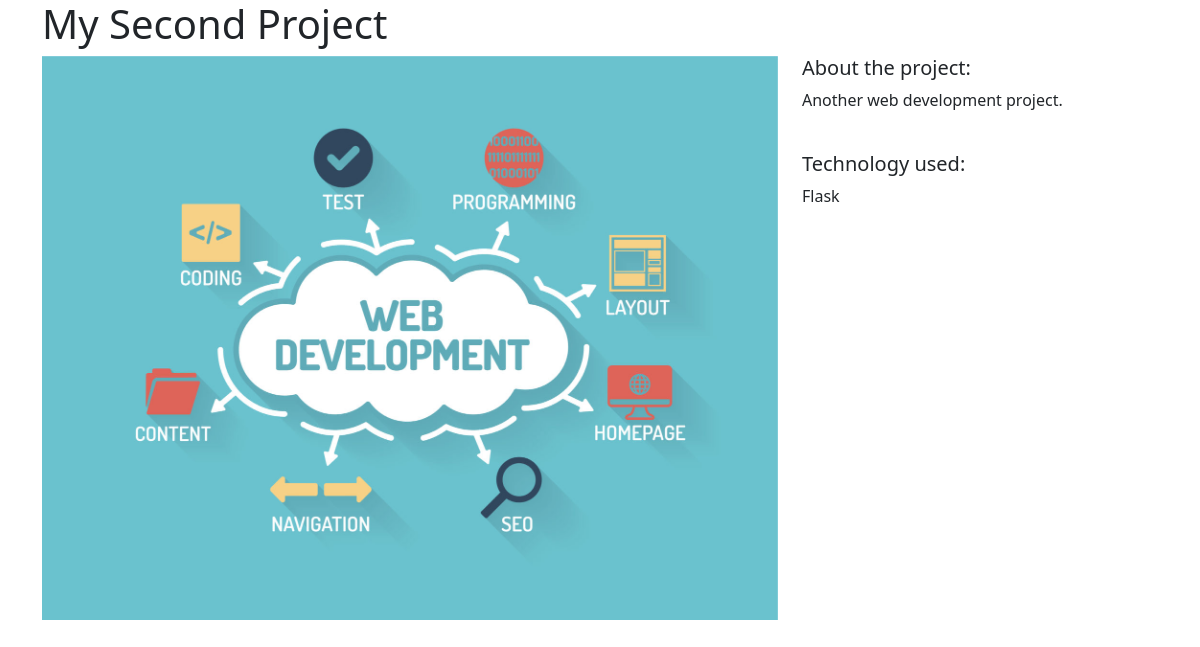
The app's page /projects/2/ with its own data.
### projects/models.py (models this page shows)
class Project(models.Model):
    title = models.CharField(max_length=100)
    description = models.TextField()
    technology = models.CharField(max_length=20)
    image = models.FileField(upload_to="project_images/", blank=True)

### projects/views.py (the view)
# urls.py: path("<int:pk>/", views.project_detail, name="project_detail"),
def project_detail(request, pk):
    project = Project.objects.get(pk=pk)
    context = {
        "project": project
    }
    return render(request, "projects/project_detail.html", context)

### projects/templates/projects/project_detail.html
{% extends "base.html" %}
{% block page_content %}
<h1>{{ project.title }}</h1>
<div class="row">
    <div class="col-md-8">
        {% if project.image %}
            <img src="{{ project.image.url }}" width="100%">
        {% endif %}
    </div>
    <div class="col-md-4">
        <h5>About the project:</h5>
        <p>{{ project.description }}</p>
        <br>
        <h5>Technology used:</h5>
        <p>{{ project.technology }}</p>
    </div>
</div>
{% endblock page_content %}

### records on screen
Project: image (picture), description "Another web development project.", technology "Flask"
